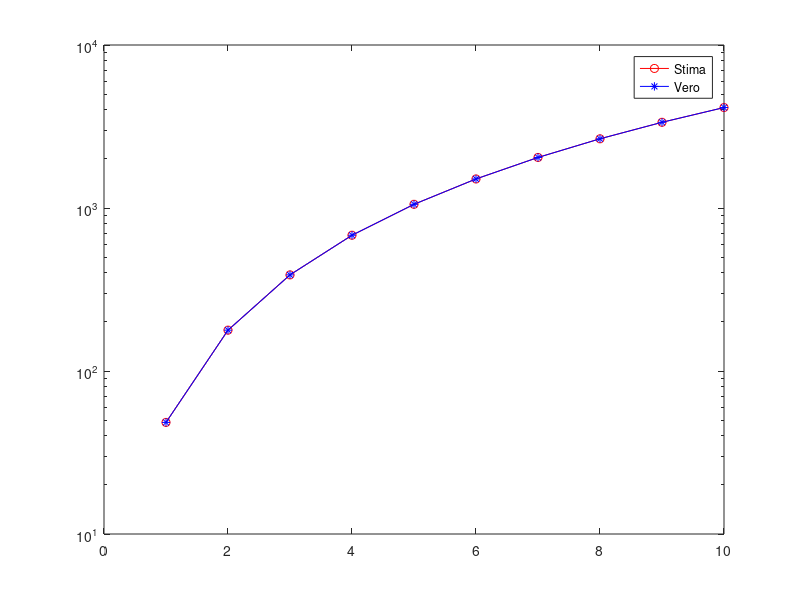

This figure's MATLAB source:
%% 6.1

clear
close
clc

% Punto 1+2

N = 10;
condAStima = zeros(1, N);
condA = zeros(1, N);

for i=1:N
    n = i * 10;

    A = 2 * diag(ones(1, n)) - diag(ones(1, n-1), 1) - diag(ones(1, n-1), -1);
    lamndaMax = 2 + 2 * cos(pi / (n+1));
    lamndaMin = 2 + 2 * cos(pi / (n+1) * n);

    condAStima(i) = lamndaMax / lamndaMin;
    condA(i) = cond(A);
end

semilogy(1:N, condAStima, 'o-r', 1:N, condA, '*-b')
legend('Stima', 'Vero', 'Location','northeast')

% Punto 3 + 4
% Thomas perché matrice è tridiagonale e scala come n e non come 2/3 * n^3
% Totale operazioni con Thomas: 8n-7

% Punto 5

n = 100;
xEx = ones(n, 1);
b = A * xEx;

c = rand(size(b));
c = c ./ norm(c);

deltaB = 1e-6 * c;

x = A \ (b + deltaB);

errRel = norm(x - xEx) / norm(xEx);